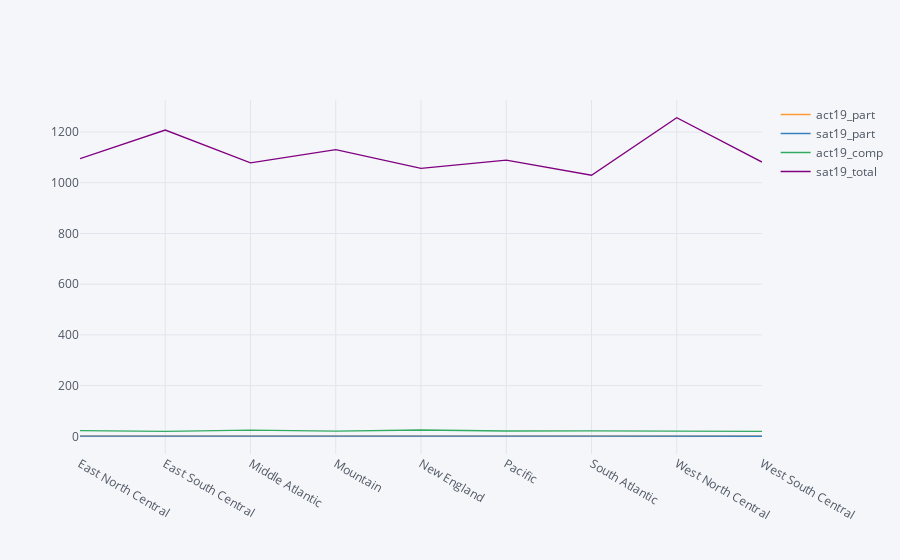

Notebook cell for this chart:
### Markdown cell above
#### We can see that California state seems to have a fairly high GDP per capita but also a fairly high unemployment rate.

### Code cell
byregion = state_cleaned.groupby('census')[['act19_part','sat19_part','act19_comp','sat19_total']].mean()
byregion.iplot(kind='line')

### Figure 1 — Plotly figure (JSON) as saved in the notebook; plotly's stock layout.template omitted (floating-point values rounded to 4 significant figures)
{"data": [{"line": {"color": "rgba(255, 153, 51, 1.0)", "dash": "solid", "shape": "linear", "width": 1.3}, "mode": "lines", "name": "act19_part", "text": "", "type": "scatter", "x": ["East North Central", "East South Central", "Middle Atlantic", "Mountain", "New England", "Pacific", "South Atlantic", "West North Central", "West South Central"], "y": [0.566, 1, 0.2133, 0.7425, 0.1583, 0.414, 0.4711, 0.8371, 0.8475]}, {"line": {"color": "rgba(55, 128, 191, 1.0)", "dash": "solid", "shape": "linear", "width": 1.3}, "mode": "lines", "name": "sat19_part", "text": "", "type": "scatter", "x": ["East North Central", "East South Central", "Middle Atlantic", "Mountain", "New England", "Pacific", "South Atlantic", "West North Central", "West South Central"], "y": [0.576, 0.0525, 0.77, 0.3563, 0.9017, 0.558, 0.8144, 0.03286, 0.2525]}, {"line": {"color": "rgba(50, 171, 96, 1.0)", "dash": "solid", "shape": "linear", "width": 1.3}, "mode": "lines", "name": "act19_comp", "text": "", "type": "scatter", "x": ["East North Central", "East South Central", "Middle Atlantic", "Mountain", "New England", "Pacific", "South Atlantic", "West North Central", "West South Central"], "y": [22.3, 19.12, 24.1, 20.3, 24.85, 20.98, 21.56, 20.93, 19.38]}, {"line": {"color": "rgba(128, 0, 128, 1.0)", "dash": "solid", "shape": "linear", "width": 1.3}, "mode": "lines", "name": "sat19_total", "text": "", "type": "scatter", "x": ["East North Central", "East South Central", "Middle Atlantic", "Mountain", "New England", "Pacific", "South Atlantic", "West North Central", "West South Central"], "y": [1095.0, 1208, 1079.0, 1131.0, 1056.0, 1090.0, 1030.0, 1257.0, 1082.0]}], "layout": {"legend": {"bgcolor": "#F5F6F9", "font": {"color": "#4D5663"}}, "paper_bgcolor": "#F5F6F9", "plot_bgcolor": "#F5F6F9", "title": {"font": {"color": "#4D5663"}}, "xaxis": {"gridcolor": "#E1E5ED", "showgrid": true, "tickfont": {"color": "#4D5663"}, "title": {"font": {"color": "#4D5663"}, "text": ""}, "zerolinecolor": "#E1E5ED"}, "yaxis": {"gridcolor": "#E1E5ED", "showgrid": true, "tickfont": {"color": "#4D5663"}, "title": {"font": {"color": "#4D5663"}, "text": ""}, "zerolinecolor": "#E1E5ED"}}}
